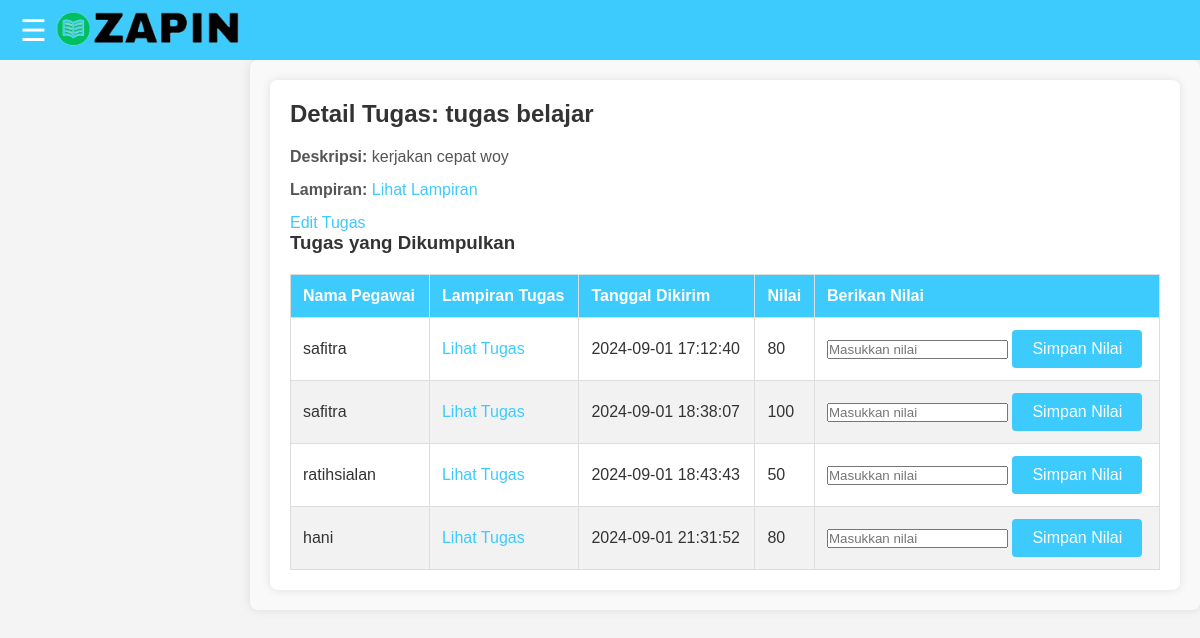
Screenshot of /task_detail.php?task_id=1 (signed in) with the database file from the repository.
### tables this page shows
CREATE TABLE `class_tasks` (
  `id` int(11) NOT NULL,
  `task_name` varchar(255) NOT NULL,
  `task_description` text NOT NULL,
  `class_id` int(11) NOT NULL,
  `created_at` timestamp NOT NULL DEFAULT current_timestamp(),
  `attachment_path` varchar(255) DEFAULT NULL
);

CREATE TABLE `submissions` (
  `id` int(11) NOT NULL,
  `task_id` int(11) NOT NULL,
  `employee_id` int(11) NOT NULL,
  `submission_path` varchar(255) NOT NULL,
  `submitted_at` datetime NOT NULL,
  `grade` varchar(10) DEFAULT NULL
);

CREATE TABLE `users` (
  `id` int(11) NOT NULL,
  `username` varchar(50) NOT NULL,
  `email` varchar(50) NOT NULL,
  `password` varchar(100) NOT NULL,
  `created_at` datetime NOT NULL DEFAULT current_timestamp(),
  `reset_token` varchar(255) DEFAULT NULL,
  `token_expiry` datetime DEFAULT NULL,
  `security_question` varchar(255) DEFAULT NULL,
  `security_answer` varchar(255) DEFAULT NULL,
  `role` varchar(20) NOT NULL
);

### task_detail.php (the view, shortened to what this page needs)
<?php
include 'service/database.php';
if (isset($_SESSION['role'])) {
    $user_role = $_SESSION['role'];
} else {
    echo "User role not found. Please log in.";
    exit;
}
if (isset($_GET['task_id'])) {
    $task_id = $_GET['task_id'];
    $query = "SELECT * FROM class_tasks WHERE id = '$task_id'";
    $result = $db->query($query);
    if ($result && $result->num_rows > 0) {
        $task_data = $result->fetch_assoc();
    } else {
        echo "Tugas tidak ditemukan!";
        exit;
    }
} else {
    echo "ID tugas tidak ditemukan!";
    exit;
}
?>
<!DOCTYPE html>
<html lang="en">
<head>
    <link rel="stylesheet" href="navbar-sidebar.css">
</head>
<body>
    <?php include 'navbar.php'; ?>
    <div class="wrapper">
        <main class="content">
            <h2>Detail Tugas: <?= $task_data['task_name'] ?></h2>
            <p><strong>Deskripsi:</strong> <?= $task_data['task_description'] ?></p>
            <?php if ($task_data['attachment_path']): ?>
                <p><strong>Lampiran:</strong> <a href="<?= $task_data['attachment_path'] ?>" target="_blank">Lihat Lampiran</a></p>
            <?php endif; ?>
            <?php if ($user_role === 'pengajar'): ?>
                <a href="edit_task.php?task_id=<?= $task_data['id'] ?>">Edit Tugas</a>
            <?php endif; ?>
            <?php if ($user_role === 'pengajar'): ?>
                <h3>Tugas yang Dikumpulkan</h3>
                <table>
                    <thead>
                        <tr>
                            <th>Nama Pegawai</th>
                            <th>Lampiran Tugas</th>
                            <th>Tanggal Dikirim</th>
                            <th>Nilai</th>
                            <th>Berikan Nilai</th>
                        </tr>
                    </thead>
                    <tbody>
                        <?php
                        $query_submissions = "SELECT submissions.*, users.username AS employee_name
                                  FROM submissions
                                  JOIN users ON submissions.employee_id = users.id
                                  WHERE task_id = '$task_id'";
                        $result_submissions = $db->query($query_submissions);
                        if ($result_submissions->num_rows > 0):
                            while ($submission = $result_submissions->fetch_assoc()): ?>
                                <tr>
                                    <td><?= $submission['employee_name'] ?></td>
                                    <td><a href="<?= $submission['submission_path'] ?>" target="_blank">Lihat Tugas</a></td>
                                    <td><?= $submission['submitted_at'] ?></td>
                                    <td><?= $submission['grade'] ? $submission['grade'] : 'Belum dinilai' ?></td>
                                    <td>
                                        <form action="grade_submission.php" method="POST">
                                            <input type="text" name="grade" placeholder="Masukkan nilai" required>
                                            <button type="submit" name="submit_grade" class="btn">Simpan Nilai</button>
                                        </form>
                                    </td>
                                </tr>
                            <?php endwhile; ?>
                        <?php else: ?>
                            <tr>
                                <td colspan="5">Belum ada tugas yang dikumpulkan.</td>
                            </tr>
                        <?php endif; ?>
                    </tbody>
                </table>
            <?php endif; ?>
        </main>
    </div>
</body>
</html>

### navbar.php
<header>
    <nav class="navbar">
        <div id="menu-toggle" class="burger-menu" onclick="toggleSidebar()">
            &#9776;
        </div>
        <div class="logo">
            <img src="img/LOGO ZAPIN.png" alt="Logo">
        </div>
    </nav>
</header>

### navbar-sidebar.css (style rules this page uses)
* { margin: 0; padding: 0; box-sizing: border-box; }
body { font-family: Arial, sans-serif; }
.navbar { background-color: #3DCAFD; position: fixed; top: 0; left: 0; width: 100%; height: 60px; display: flex; justify-content: flex-start; align-items: center; padding: 0 20px; z-index: 1000; }
.burger-menu { font-size: 30px; cursor: pointer; color: white; }
.logo img { height: 50px; }
.content { margin-left: 0; padding: 20px; transition: margin-left 0.3s; }

### task_detail.php (style rules this page uses)
* { margin: 0; padding: 0; box-sizing: border-box; }
body { font-family: Arial, sans-serif; background-color: #f4f4f4; color: #333; margin: 0; padding: 0; }
.wrapper { margin-top: 60px; margin-left: 250px; padding: 20px; background-color: #f9f9f9; border-radius: 8px; box-shadow: 0 0 10px rgba(0, 0, 0, 0.1); }
.content { background-color: #fff; padding: 20px; border-radius: 8px; box-shadow: 0 0 10px rgba(0, 0, 0, 0.1); }
.content h2, .content h3 { color: #333; margin-bottom: 20px; }
.content p { color: #555; margin-bottom: 15px; }
table { width: 100%; border-collapse: collapse; margin-top: 20px; }
table, th, td { border: 1px solid #ddd; }
th, td { padding: 12px; text-align: left; }
th { background-color: #3DCAFD; color: white; }
tr:nth-child(even) { background-color: #f2f2f2; }
.btn { background-color: #3DCAFD; color: white; padding: 10px 20px; border: none; border-radius: 4px; cursor: pointer; font-size: 16px; }
a { color: #3DCAFD; text-decoration: none; }

### rows the page displays
class_tasks: task_name "tugas belajar", task_description "kerjakan cepat woy"
submissions: employee.username "safitra", submitted_at "2024-09-01 17:12:40", grade "80"
submissions: employee.username "safitra", submitted_at "2024-09-01 18:38:07", grade "100"
submissions: employee.username "ratihsialan", submitted_at "2024-09-01 18:43:43", grade "50"
submissions: employee.username "hani", submitted_at "2024-09-01 21:31:52", grade "80"
